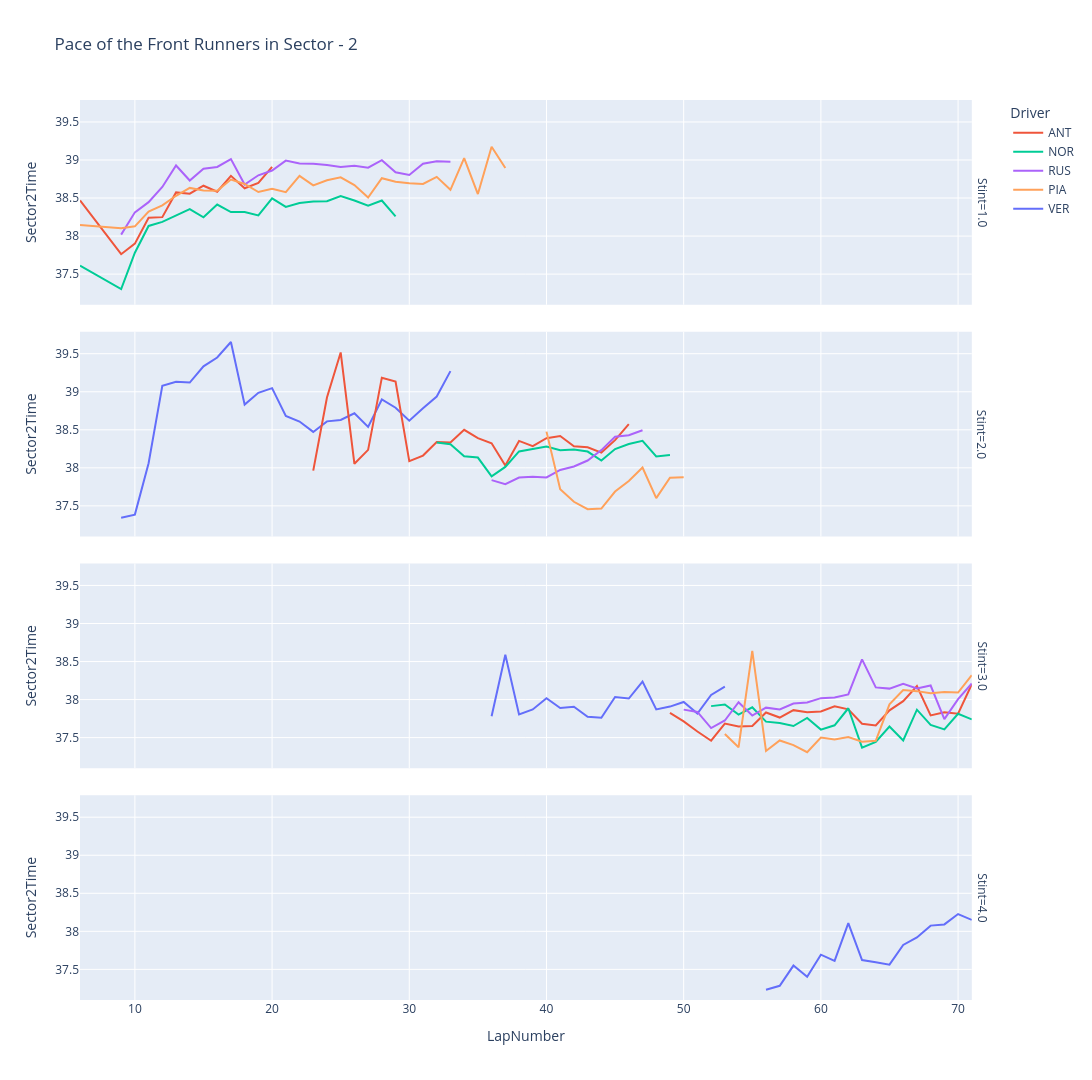

Notebook code cell kept with this figure:
### Markdown cell above
#### Sector - 2

### Code cell
plotter.plot_line_chart(
    data_frame=filtered_quick_race_laps,
    X="LapNumber",
    y="Sector2Time",
    label="Driver",
    title="Pace of the Front Runners in Sector - 2",
    facet_row="Stint",
    category_orders=STINT_ORDER,
    hover_data=HOVER_DATA,
    height=1080,
)

### Figure 1 — Plotly figure (JSON) as saved in the notebook; plotly's stock layout.template omitted (floating-point values rounded to 4 significant figures)
{"data": [{"customdata": [["ANT", 3, "SOFT", false], ["ANT", 3, "SOFT", true], ["ANT", 3, "SOFT", true], ["ANT", 3, "SOFT", false], ["ANT", 3, "SOFT", false], ["ANT", 3, "SOFT", false], ["ANT", 3, "SOFT", false], ["ANT", 3, "SOFT", false], ["ANT", 3, "SOFT", false], ["ANT", 3, "SOFT", false], ["ANT", 3, "SOFT", false], ["ANT", 3, "SOFT", false], ["ANT", 3, "SOFT", false]], "hovertemplate": "Driver=%{customdata[0]}<br>Stint=1.0<br>LapNumber=%{x}<br>Sector2Time=%{y}<br>Position=%{customdata[1]}<br>Compound=%{customdata[2]}<br>IsPersonalBest=%{customdata[3]}<extra></extra>", "legendgroup": "ANT", "line": {"color": "#EF553B", "dash": "solid"}, "marker": {"symbol": "circle"}, "mode": "lines", "name": "ANT", "orientation": "v", "showlegend": true, "type": "scatter", "x": [6.0, 9.0, 10.0, 11.0, 12.0, 13.0, 14.0, 15.0, 16.0, 17.0, 18.0, 19.0, 20.0], "xaxis": "x4", "y": [38.47, 37.76, 37.9, 38.24, 38.25, 38.57, 38.56, 38.66, 38.58, 38.79, 38.63, 38.7, 38.91], "yaxis": "y4"}, {"customdata": [["NOR", 1, "MEDIUM", true], ["NOR", 1, "MEDIUM", true], ["NOR", 1, "MEDIUM", false], ["NOR", 1, "MEDIUM", false], ["NOR", 1, "MEDIUM", false], ["NOR", 1, "MEDIUM", false], ["NOR", 1, "MEDIUM", false], ["NOR", 1, "MEDIUM", false], ["NOR", 1, "MEDIUM", false], ["NOR", 1, "MEDIUM", false], ["NOR", 1, "MEDIUM", false], ["NOR", 1, "MEDIUM", false], ["NOR", 1, "MEDIUM", false], ["NOR", 1, "MEDIUM", false], ["NOR", 1, "MEDIUM", false], ["NOR", 1, "MEDIUM", false], ["NOR", 1, "MEDIUM", false], ["NOR", 1, "MEDIUM", false], ["NOR", 1, "MEDIUM", false], ["NOR", 1, "MEDIUM", false], ["NOR", 1, "MEDIUM", false], ["NOR", 1, "MEDIUM", false]], "hovertemplate": "Driver=%{customdata[0]}<br>Stint=1.0<br>LapNumber=%{x}<br>Sector2Time=%{y}<br>Position=%{customdata[1]}<br>Compound=%{customdata[2]}<br>IsPersonalBest=%{customdata[3]}<extra></extra>", "legendgroup": "NOR", "line": {"color": "#00cc96", "dash": "solid"}, "marker": {"symbol": "circle"}, "mode": "lines", "name": "NOR", "orientation": "v", "showlegend": true, "type": "scatter", "x": [6.0, 9.0, 10.0, 11.0, 12.0, 13.0, 14.0, 15.0, 16.0, 17.0, 18.0, 19.0, 20.0, 21.0, 22.0, 23.0, 24.0, 25.0, 26.0, 27.0, 28.0, 29.0], "xaxis": "x4", "y": [37.61, 37.3, 37.78, 38.13, 38.19, 38.27, 38.35, 38.25, 38.41, 38.31, 38.32, 38.27, 38.49, 38.38, 38.44, 38.46, 38.46, 38.53, 38.47, 38.4, 38.47, 38.26], "yaxis": "y4"}, {"customdata": [["RUS", 5, "MEDIUM", true], ["RUS", 5, "MEDIUM", true], ["RUS", 5, "MEDIUM", false], ["RUS", 4, "MEDIUM", false], ["RUS", 4, "MEDIUM", false], ["RUS", 4, "MEDIUM", false], ["RUS", 4, "MEDIUM", false], ["RUS", 4, "MEDIUM", false], ["RUS", 4, "MEDIUM", false], ["RUS", 4, "MEDIUM", false], ["RUS", 4, "MEDIUM", false], ["RUS", 4, "MEDIUM", false], ["RUS", 3, "MEDIUM", false], ["RUS", 3, "MEDIUM", false], ["RUS", 3, "MEDIUM", false], ["RUS", 3, "MEDIUM", false], ["RUS", 3, "MEDIUM", false], ["RUS", 3, "MEDIUM", false], ["RUS", 3, "MEDIUM", false], ["RUS", 3, "MEDIUM", false], ["RUS", 3, "MEDIUM", false], ["RUS", 3, "MEDIUM", false], ["RUS", 2, "MEDIUM", false], ["RUS", 2, "MEDIUM", false], ["RUS", 2, "MEDIUM", false]], "hovertemplate": "Driver=%{customdata[0]}<br>Stint=1.0<br>LapNumber=%{x}<br>Sector2Time=%{y}<br>Position=%{customdata[1]}<br>Compound=%{customdata[2]}<br>IsPersonalBest=%{customdata[3]}<extra></extra>", "legendgroup": "RUS", "line": {"color": "#ab63fa", "dash": "solid"}, "marker": {"symbol": "circle"}, "mode": "lines", "name": "RUS", "orientation": "v", "showlegend": true, "type": "scatter", "x": [9.0, 10.0, 11.0, 12.0, 13.0, 14.0, 15.0, 16.0, 17.0, 18.0, 19.0, 20.0, 21.0, 22.0, 23.0, 24.0, 25.0, 26.0, 27.0, 28.0, 29.0, 30.0, 31.0, 32.0, 33.0], "xaxis": "x4", "y": [38.02, 38.31, 38.45, 38.65, 38.93, 38.73, 38.88, 38.91, 39.01, 38.68, 38.8, 38.86, 38.99, 38.95, 38.95, 38.94, 38.91, 38.92, 38.9, 39.0, 38.84, 38.8, 38.95, 38.98, 38.98], "yaxis": "y4"}, {"customdata": [["PIA", 2, "MEDIUM", true], ["PIA", 2, "MEDIUM", true], ["PIA", 2, "MEDIUM", true], ["PIA", 2, "MEDIUM", false], ["PIA", 2, "MEDIUM", false], ["PIA", 2, "MEDIUM", false], ["PIA", 2, "MEDIUM", false], ["PIA", 2, "MEDIUM", false], ["PIA", 2, "MEDIUM", false], ["PIA", 2, "MEDIUM", false], ["PIA", 2, "MEDIUM", false], ["PIA", 2, "MEDIUM", false], ["PIA", 2, "MEDIUM", false], ["PIA", 2, "MEDIUM", false], ["PIA", 2, "MEDIUM", false], ["PIA", 2, "MEDIUM", false], ["PIA", 2, "MEDIUM", false], ["PIA", 2, "MEDIUM", false], ["PIA", 2, "MEDIUM", false], ["PIA", 2, "MEDIUM", false], ["PIA", 2, "MEDIUM", false], ["PIA", 2, "MEDIUM", false], ["PIA", 2, "MEDIUM", false], ["PIA", 1, "MEDIUM", false], ["PIA", 1, "MEDIUM", false], ["PIA", 1, "MEDIUM", false], ["PIA", 1, "MEDIUM", false], ["PIA", 1, "MEDIUM", false], ["PIA", 1, "MEDIUM", false], ["PIA", 1, "MEDIUM", false]], "hovertemplate": "Driver=%{customdata[0]}<br>Stint=1.0<br>LapNumber=%{x}<br>Sector2Time=%{y}<br>Position=%{customdata[1]}<br>Compound=%{customdata[2]}<br>IsPersonalBest=%{customdata[3]}<extra></extra>", "legendgroup": "PIA", "line": {"color": "#FFA15A", "dash": "solid"}, "marker": {"symbol": "circle"}, "mode": "lines", "name": "PIA", "orientation": "v", "showlegend": true, "type": "scatter", "x": [6.0, 9.0, 10.0, 11.0, 12.0, 13.0, 14.0, 15.0, 16.0, 17.0, 18.0, 19.0, 20.0, 21.0, 22.0, 23.0, 24.0, 25.0, 26.0, 27.0, 28.0, 29.0, 30.0, 31.0, 32.0, 33.0, 34.0, 35.0, 36.0, 37.0], "xaxis": "x4", "y": [38.15, 38.1, 38.13, 38.32, 38.4, 38.53, 38.63, 38.6, 38.6, 38.74, 38.69, 38.58, 38.62, 38.58, 38.79, 38.67, 38.73, 38.77, 38.67, 38.51, 38.76, 38.72, 38.7, 38.69, 38.78, 38.61, 39.02, 38.55, 39.17, 38.89], "yaxis": "y4"}, {"customdata": [["VER", 16, "MEDIUM", true], ["VER", 16, "MEDIUM", true], ["VER", 16, "MEDIUM", false], ["VER", 16, "MEDIUM", false], ["VER", 14, "MEDIUM", false], ["VER", 14, "MEDIUM", false], ["VER", 13, "MEDIUM", false], ["VER", 13, "MEDIUM", false], ["VER", 10, "MEDIUM", false], ["VER", 8, "MEDIUM", false], ["VER", 6, "MEDIUM", false], ["VER", 6, "MEDIUM", false], ["VER", 5, "MEDIUM", false], ["VER", 4, "MEDIUM", false], ["VER", 4, "MEDIUM", false], ["VER", 4, "MEDIUM", false], ["VER", 4, "MEDIUM", false], ["VER", 4, "MEDIUM", false], ["VER", 4, "MEDIUM", false], ["VER", 4, "MEDIUM", false], ["VER", 4, "MEDIUM", false], ["VER", 4, "MEDIUM", false], ["VER", 3, "MEDIUM", false], ["VER", 4, "MEDIUM", false], ["VER", 4, "MEDIUM", false]], "hovertemplate": "Driver=%{customdata[0]}<br>Stint=2.0<br>LapNumber=%{x}<br>Sector2Time=%{y}<br>Position=%{customdata[1]}<br>Compound=%{customdata[2]}<br>IsPersonalBest=%{customdata[3]}<extra></extra>", "legendgroup": "VER", "line": {"color": "#636efa", "dash": "solid"}, "marker": {"symbol": "circle"}, "mode": "lines", "name": "VER", "orientation": "v", "showlegend": true, "type": "scatter", "x": [9.0, 10.0, 11.0, 12.0, 13.0, 14.0, 15.0, 16.0, 17.0, 18.0, 19.0, 20.0, 21.0, 22.0, 23.0, 24.0, 25.0, 26.0, 27.0, 28.0, 29.0, 30.0, 31.0, 32.0, 33.0], "xaxis": "x3", "y": [37.34, 37.38, 38.06, 39.08, 39.13, 39.12, 39.33, 39.45, 39.65, 38.83, 38.99, 39.05, 38.68, 38.61, 38.47, 38.61, 38.63, 38.72, 38.54, 38.9, 38.79, 38.62, 38.78, 38.94, 39.27], "yaxis": "y3"}, {"customdata": [["ANT", 9, "MEDIUM", true], ["ANT", 8, "MEDIUM", false], ["ANT", 7, "MEDIUM", false], ["ANT", 7, "MEDIUM", false], ["ANT", 7, "MEDIUM", false], ["ANT", 7, "MEDIUM", false], ["ANT", 6, "MEDIUM", false], ["ANT", 5, "MEDIUM", false], ["ANT", 5, "MEDIUM", false], ["ANT", 5, "MEDIUM", false], ["ANT", 5, "MEDIUM", false], ["ANT", 4, "MEDIUM", false], ["ANT", 3, "MEDIUM", false], ["ANT", 3, "MEDIUM", false], ["ANT", 3, "MEDIUM", false], ["ANT", 3, "MEDIUM", false], ["ANT", 2, "MEDIUM", false], ["ANT", 2, "MEDIUM", false], ["ANT", 2, "MEDIUM", false], ["ANT", 2, "MEDIUM", false], ["ANT", 2, "MEDIUM", false], ["ANT", 2, "MEDIUM", false], ["ANT", 2, "MEDIUM", false], ["ANT", 2, "MEDIUM", false]], "hovertemplate": "Driver=%{customdata[0]}<br>Stint=2.0<br>LapNumber=%{x}<br>Sector2Time=%{y}<br>Position=%{customdata[1]}<br>Compound=%{customdata[2]}<br>IsPersonalBest=%{customdata[3]}<extra></extra>", "legendgroup": "ANT", "line": {"color": "#EF553B", "dash": "solid"}, "marker": {"symbol": "circle"}, "mode": "lines", "name": "ANT", "orientation": "v", "showlegend": false, "type": "scatter", "x": [23.0, 24.0, 25.0, 26.0, 27.0, 28.0, 29.0, 30.0, 31.0, 32.0, 33.0, 34.0, 35.0, 36.0, 37.0, 38.0, 39.0, 40.0, 41.0, 42.0, 43.0, 44.0, 45.0, 46.0], "xaxis": "x3", "y": [37.96, 38.92, 39.52, 38.05, 38.24, 39.19, 39.13, 38.09, 38.16, 38.34, 38.33, 38.5, 38.39, 38.32, 38.03, 38.35, 38.28, 38.39, 38.42, 38.28, 38.27, 38.2, 38.36, 38.57], "yaxis": "y3"}, {"customdata": [["NOR", 3, "SOFT", false], ["NOR", 3, "SOFT", false], ["NOR", 2, "SOFT", false], ["NOR", 2, "SOFT", false], ["NOR", 2, "SOFT", false], ["NOR", 2, "SOFT", false], ["NOR", 2, "SOFT", false], ["NOR", 1, "SOFT", false], ["NOR", 1, "SOFT", false], ["NOR", 1, "SOFT", false], ["NOR", 1, "SOFT", false], ["NOR", 1, "SOFT", false], ["NOR", 1, "SOFT", false], ["NOR", 1, "SOFT", false], ["NOR", 1, "SOFT", false], ["NOR", 1, "SOFT", false], ["NOR", 1, "SOFT", false], ["NOR", 1, "SOFT", false]], "hovertemplate": "Driver=%{customdata[0]}<br>Stint=2.0<br>LapNumber=%{x}<br>Sector2Time=%{y}<br>Position=%{customdata[1]}<br>Compound=%{customdata[2]}<br>IsPersonalBest=%{customdata[3]}<extra></extra>", "legendgroup": "NOR", "line": {"color": "#00cc96", "dash": "solid"}, "marker": {"symbol": "circle"}, "mode": "lines", "name": "NOR", "orientation": "v", "showlegend": false, "type": "scatter", "x": [32.0, 33.0, 34.0, 35.0, 36.0, 37.0, 38.0, 39.0, 40.0, 41.0, 42.0, 43.0, 44.0, 45.0, 46.0, 47.0, 48.0, 49.0], "xaxis": "x3", "y": [38.33, 38.31, 38.15, 38.13, 37.89, 38.01, 38.22, 38.24, 38.28, 38.23, 38.24, 38.21, 38.1, 38.25, 38.31, 38.36, 38.15, 38.17], "yaxis": "y3"}, {"customdata": [["RUS", 5, "SOFT", true], ["RUS", 4, "SOFT", false], ["RUS", 4, "SOFT", false], ["RUS", 3, "SOFT", false], ["RUS", 3, "SOFT", false], ["RUS", 3, "SOFT", false], ["RUS", 3, "SOFT", false], ["RUS", 3, "SOFT", false], ["RUS", 3, "SOFT", false], ["RUS", 3, "SOFT", false], ["RUS", 3, "SOFT", false], ["RUS", 2, "SOFT", false]], "hovertemplate": "Driver=%{customdata[0]}<br>Stint=2.0<br>LapNumber=%{x}<br>Sector2Time=%{y}<br>Position=%{customdata[1]}<br>Compound=%{customdata[2]}<br>IsPersonalBest=%{customdata[3]}<extra></extra>", "legendgroup": "RUS", "line": {"color": "#ab63fa", "dash": "solid"}, "marker": {"symbol": "circle"}, "mode": "lines", "name": "RUS", "orientation": "v", "showlegend": false, "type": "scatter", "x": [36.0, 37.0, 38.0, 39.0, 40.0, 41.0, 42.0, 43.0, 44.0, 45.0, 46.0, 47.0], "xaxis": "x3", "y": [37.84, 37.78, 37.87, 37.88, 37.87, 37.97, 38.02, 38.1, 38.23, 38.41, 38.43, 38.49], "yaxis": "y3"}, {"customdata": [["PIA", 6, "SOFT", false], ["PIA", 6, "SOFT", true], ["PIA", 6, "SOFT", true], ["PIA", 5, "SOFT", true], ["PIA", 5, "SOFT", false], ["PIA", 5, "SOFT", false], ["PIA", 5, "SOFT", false], ["PIA", 5, "SOFT", false], ["PIA", 4, "SOFT", false], ["PIA", 3, "SOFT", false], ["PIA", 3, "SOFT", false]], "hovertemplate": "Driver=%{customdata[0]}<br>Stint=2.0<br>LapNumber=%{x}<br>Sector2Time=%{y}<br>Position=%{customdata[1]}<br>Compound=%{customdata[2]}<br>IsPersonalBest=%{customdata[3]}<extra></extra>", "legendgroup": "PIA", "line": {"color": "#FFA15A", "dash": "solid"}, "marker": {"symbol": "circle"}, "mode": "lines", "name": "PIA", "orientation": "v", "showlegend": false, "type": "scatter", "x": [40.0, 41.0, 42.0, 43.0, 44.0, 45.0, 46.0, 47.0, 48.0, 49.0, 50.0], "xaxis": "x3", "y": [38.48, 37.72, 37.55, 37.46, 37.46, 37.69, 37.83, 38.0, 37.6, 37.87, 37.88], "yaxis": "y3"}, {"customdata": [["VER", 9, "MEDIUM", false], ["VER", 6, "MEDIUM", false], ["VER", 6, "MEDIUM", false], ["VER", 5, "MEDIUM", false], ["VER", 5, "MEDIUM", false], ["VER", 5, "MEDIUM", false], ["VER", 4, "MEDIUM", false], ["VER", 4, "MEDIUM", false], ["VER", 4, "MEDIUM", false], ["VER", 4, "MEDIUM", false], ["VER", 4, "MEDIUM", false], ["VER", 4, "MEDIUM", false], ["VER", 2, "MEDIUM", false], ["VER", 2, "MEDIUM", false], ["VER", 2, "MEDIUM", false], ["VER", 1, "MEDIUM", false], ["VER", 1, "MEDIUM", false], ["VER", 1, "MEDIUM", false]], "hovertemplate": "Driver=%{customdata[0]}<br>Stint=3.0<br>LapNumber=%{x}<br>Sector2Time=%{y}<br>Position=%{customdata[1]}<br>Compound=%{customdata[2]}<br>IsPersonalBest=%{customdata[3]}<extra></extra>", "legendgroup": "VER", "line": {"color": "#636efa", "dash": "solid"}, "marker": {"symbol": "circle"}, "mode": "lines", "name": "VER", "orientation": "v", "showlegend": false, "type": "scatter", "x": [36.0, 37.0, 38.0, 39.0, 40.0, 41.0, 42.0, 43.0, 44.0, 45.0, 46.0, 47.0, 48.0, 49.0, 50.0, 51.0, 52.0, 53.0], "xaxis": "x2", "y": [37.78, 38.59, 37.8, 37.87, 38.02, 37.89, 37.91, 37.77, 37.76, 38.03, 38.01, 38.24, 37.87, 37.91, 37.97, 37.82, 38.06, 38.17], "yaxis": "y2"}, {"customdata": [["ANT", 5, "MEDIUM", true], ["ANT", 4, "MEDIUM", true], ["ANT", 4, "MEDIUM", true], ["ANT", 3, "MEDIUM", true], ["ANT", 3, "MEDIUM", false], ["ANT", 3, "MEDIUM", false], ["ANT", 2, "MEDIUM", false], ["ANT", 2, "MEDIUM", false], ["ANT", 2, "MEDIUM", false], ["ANT", 2, "MEDIUM", false], ["ANT", 2, "MEDIUM", false], ["ANT", 2, "MEDIUM", false], ["ANT", 2, "MEDIUM", false], ["ANT", 2, "MEDIUM", false], ["ANT", 2, "MEDIUM", false], ["ANT", 2, "MEDIUM", false], ["ANT", 2, "MEDIUM", false], ["ANT", 2, "MEDIUM", false], ["ANT", 2, "MEDIUM", false], ["ANT", 2, "MEDIUM", false], ["ANT", 2, "MEDIUM", false], ["ANT", 2, "MEDIUM", false], ["ANT", 2, "MEDIUM", false]], "hovertemplate": "Driver=%{customdata[0]}<br>Stint=3.0<br>LapNumber=%{x}<br>Sector2Time=%{y}<br>Position=%{customdata[1]}<br>Compound=%{customdata[2]}<br>IsPersonalBest=%{customdata[3]}<extra></extra>", "legendgroup": "ANT", "line": {"color": "#EF553B", "dash": "solid"}, "marker": {"symbol": "circle"}, "mode": "lines", "name": "ANT", "orientation": "v", "showlegend": false, "type": "scatter", "x": [49.0, 50.0, 51.0, 52.0, 53.0, 54.0, 55.0, 56.0, 57.0, 58.0, 59.0, 60.0, 61.0, 62.0, 63.0, 64.0, 65.0, 66.0, 67.0, 68.0, 69.0, 70.0, 71.0], "xaxis": "x2", "y": [37.82, 37.71, 37.58, 37.46, 37.68, 37.65, 37.65, 37.83, 37.76, 37.86, 37.84, 37.84, 37.91, 37.87, 37.68, 37.66, 37.86, 37.98, 38.18, 37.79, 37.83, 37.81, 38.2], "yaxis": "y2"}, {"customdata": [["NOR", 2, "MEDIUM", false], ["NOR", 2, "MEDIUM", false], ["NOR", 2, "MEDIUM", true], ["NOR", 1, "MEDIUM", false], ["NOR", 1, "MEDIUM", true], ["NOR", 1, "MEDIUM", true], ["NOR", 1, "MEDIUM", true], ["NOR", 1, "MEDIUM", false], ["NOR", 1, "MEDIUM", false], ["NOR", 1, "MEDIUM", false], ["NOR", 1, "MEDIUM", false], ["NOR", 1, "MEDIUM", true], ["NOR", 1, "MEDIUM", true], ["NOR", 1, "MEDIUM", false], ["NOR", 1, "MEDIUM", true], ["NOR", 1, "MEDIUM", false], ["NOR", 1, "MEDIUM", false], ["NOR", 1, "MEDIUM", false], ["NOR", 1, "MEDIUM", false], ["NOR", 1, "MEDIUM", false]], "hovertemplate": "Driver=%{customdata[0]}<br>Stint=3.0<br>LapNumber=%{x}<br>Sector2Time=%{y}<br>Position=%{customdata[1]}<br>Compound=%{customdata[2]}<br>IsPersonalBest=%{customdata[3]}<extra></extra>", "legendgroup": "NOR", "line": {"color": "#00cc96", "dash": "solid"}, "marker": {"symbol": "circle"}, "mode": "lines", "name": "NOR", "orientation": "v", "showlegend": false, "type": "scatter", "x": [52.0, 53.0, 54.0, 55.0, 56.0, 57.0, 58.0, 59.0, 60.0, 61.0, 62.0, 63.0, 64.0, 65.0, 66.0, 67.0, 68.0, 69.0, 70.0, 71.0], "xaxis": "x2", "y": [37.91, 37.94, 37.8, 37.9, 37.71, 37.69, 37.65, 37.76, 37.6, 37.66, 37.89, 37.37, 37.44, 37.65, 37.46, 37.87, 37.67, 37.61, 37.81, 37.74], "yaxis": "y2"}, {"customdata": [["RUS", 6, "MEDIUM", false], ["RUS", 5, "MEDIUM", false], ["RUS", 4, "MEDIUM", true], ["RUS", 4, "MEDIUM", false], ["RUS", 4, "MEDIUM", false], ["RUS", 3, "MEDIUM", false], ["RUS", 3, "MEDIUM", false], ["RUS", 3, "MEDIUM", false], ["RUS", 3, "MEDIUM", false], ["RUS", 3, "MEDIUM", false], ["RUS", 3, "MEDIUM", false], ["RUS", 3, "MEDIUM", false], ["RUS", 3, "MEDIUM", false], ["RUS", 4, "MEDIUM", false], ["RUS", 4, "MEDIUM", false], ["RUS", 4, "MEDIUM", false], ["RUS", 4, "MEDIUM", false], ["RUS", 4, "MEDIUM", false], ["RUS", 4, "MEDIUM", false], ["RUS", 4, "MEDIUM", false], ["RUS", 4, "MEDIUM", false], ["RUS", 4, "MEDIUM", false]], "hovertemplate": "Driver=%{customdata[0]}<br>Stint=3.0<br>LapNumber=%{x}<br>Sector2Time=%{y}<br>Position=%{customdata[1]}<br>Compound=%{customdata[2]}<br>IsPersonalBest=%{customdata[3]}<extra></extra>", "legendgroup": "RUS", "line": {"color": "#ab63fa", "dash": "solid"}, "marker": {"symbol": "circle"}, "mode": "lines", "name": "RUS", "orientation": "v", "showlegend": false, "type": "scatter", "x": [50.0, 51.0, 52.0, 53.0, 54.0, 55.0, 56.0, 57.0, 58.0, 59.0, 60.0, 61.0, 62.0, 63.0, 64.0, 65.0, 66.0, 67.0, 68.0, 69.0, 70.0, 71.0], "xaxis": "x2", "y": [37.87, 37.84, 37.63, 37.73, 37.97, 37.79, 37.89, 37.87, 37.95, 37.96, 38.02, 38.03, 38.07, 38.53, 38.16, 38.14, 38.21, 38.15, 38.19, 37.74, 38.01, 38.21], "yaxis": "y2"}, {"customdata": [["PIA", 6, "MEDIUM", true], ["PIA", 6, "MEDIUM", true], ["PIA", 5, "MEDIUM", false], ["PIA", 5, "MEDIUM", false], ["PIA", 5, "MEDIUM", false], ["PIA", 5, "MEDIUM", false], ["PIA", 5, "MEDIUM", false], ["PIA", 5, "MEDIUM", false], ["PIA", 5, "MEDIUM", false], ["PIA", 5, "MEDIUM", false], ["PIA", 5, "MEDIUM", false], ["PIA", 5, "MEDIUM", false], ["PIA", 5, "MEDIUM", false], ["PIA", 5, "MEDIUM", false], ["PIA", 5, "MEDIUM", false], ["PIA", 5, "MEDIUM", false], ["PIA", 5, "MEDIUM", false], ["PIA", 5, "MEDIUM", false], ["PIA", 5, "MEDIUM", false]], "hovertemplate": "Driver=%{customdata[0]}<br>Stint=3.0<br>LapNumber=%{x}<br>Sector2Time=%{y}<br>Position=%{customdata[1]}<br>Compound=%{customdata[2]}<br>IsPersonalBest=%{customdata[3]}<extra></extra>", "legendgroup": "PIA", "line": {"color": "#FFA15A", "dash": "solid"}, "marker": {"symbol": "circle"}, "mode": "lines", "name": "PIA", "orientation": "v", "showlegend": false, "type": "scatter", "x": [53.0, 54.0, 55.0, 56.0, 57.0, 58.0, 59.0, 60.0, 61.0, 62.0, 63.0, 64.0, 65.0, 66.0, 67.0, 68.0, 69.0, 70.0, 71.0], "xaxis": "x2", "y": [37.55, 37.37, 38.64, 37.32, 37.46, 37.4, 37.31, 37.5, 37.47, 37.51, 37.45, 37.46, 37.94, 38.12, 38.11, 38.08, 38.1, 38.09, 38.32], "yaxis": "y2"}, {"customdata": [["VER", 4, "SOFT", true], ["VER", 4, "SOFT", false], ["VER", 4, "SOFT", false], ["VER", 4, "SOFT", false], ["VER", 4, "SOFT", false], ["VER", 4, "SOFT", false], ["VER", 4, "SOFT", false], ["VER", 3, "SOFT", false], ["VER", 3, "SOFT", false], ["VER", 3, "SOFT", false], ["VER", 3, "SOFT", false], ["VER", 3, "SOFT", false], ["VER", 3, "SOFT", false], ["VER", 3, "SOFT", false], ["VER", 3, "SOFT", false], ["VER", 3, "SOFT", false]], "hovertemplate": "Driver=%{customdata[0]}<br>Stint=4.0<br>LapNumber=%{x}<br>Sector2Time=%{y}<br>Position=%{customdata[1]}<br>Compound=%{customdata[2]}<br>IsPersonalBest=%{customdata[3]}<extra></extra>", "legendgroup": "VER", "line": {"color": "#636efa", "dash": "solid"}, "marker": {"symbol": "circle"}, "mode": "lines", "name": "VER", "orientation": "v", "showlegend": false, "type": "scatter", "x": [56.0, 57.0, 58.0, 59.0, 60.0, 61.0, 62.0, 63.0, 64.0, 65.0, 66.0, 67.0, 68.0, 69.0, 70.0, 71.0], "xaxis": "x", "y": [37.23, 37.28, 37.55, 37.4, 37.69, 37.61, 38.11, 37.62, 37.59, 37.56, 37.82, 37.92, 38.08, 38.09, 38.23, 38.15], "yaxis": "y"}], "layout": {"annotations": [{"font": {}, "showarrow": false, "text": "Stint=4.0", "textangle": 90, "x": 0.98, "xanchor": "left", "xref": "paper", "y": 0.1138, "yanchor": "middle", "yref": "paper"}, {"font": {}, "showarrow": false, "text": "Stint=3.0", "textangle": 90, "x": 0.98, "xanchor": "left", "xref": "paper", "y": 0.3712, "yanchor": "middle", "yref": "paper"}, {"font": {}, "showarrow": false, "text": "Stint=2.0", "textangle": 90, "x": 0.98, "xanchor": "left", "xref": "paper", "y": 0.6288, "yanchor": "middle", "yref": "paper"}, {"font": {}, "showarrow": false, "text": "Stint=1.0", "textangle": 90, "x": 0.98, "xanchor": "left", "xref": "paper", "y": 0.8862, "yanchor": "middle", "yref": "paper"}], "height": 1080, "legend": {"title": {"text": "Driver"}, "tracegroupgap": 0}, "title": {"text": "Pace of the Front Runners in Sector - 2"}, "width": 1540, "xaxis": {"anchor": "y", "domain": [0, 0.98], "title": {"text": "LapNumber"}}, "xaxis2": {"anchor": "y2", "domain": [0, 0.98], "matches": "x", "showticklabels": false}, "xaxis3": {"anchor": "y3", "domain": [0, 0.98], "matches": "x", "showticklabels": false}, "xaxis4": {"anchor": "y4", "domain": [0, 0.98], "matches": "x", "showticklabels": false}, "yaxis": {"anchor": "x", "domain": [0, 0.2275], "title": {"text": "Sector2Time"}}, "yaxis2": {"anchor": "x2", "domain": [0.2575, 0.485], "matches": "y", "title": {"text": "Sector2Time"}}, "yaxis3": {"anchor": "x3", "domain": [0.515, 0.7425], "matches": "y", "title": {"text": "Sector2Time"}}, "yaxis4": {"anchor": "x4", "domain": [0.7725, 1], "matches": "y", "title": {"text": "Sector2Time"}}}}
